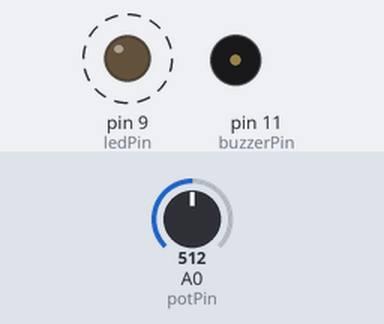
A sketch run on a simulated Arduino Uno, built with avr-gcc and run on an emulated ATmega328P. On the bench: output pins drawn as LEDs (lit = HIGH), buzzer (waves = sounding). Dashed ring = blinking. The test bench sets the inputs (shaded band); at power-on: A0 (potPin) = 512.

Above: at 1.8 s.
1.9 s: A0 (potPin) set to 0
At 3.3 s:
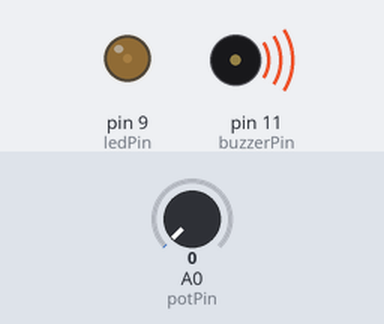
3.6 s: A0 (potPin) set to 122
At 3.9 s:
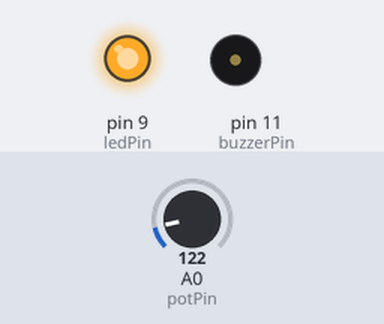
Timing chart, 0 to 13.1 s (numbered marks = the images above; inputs shaded):
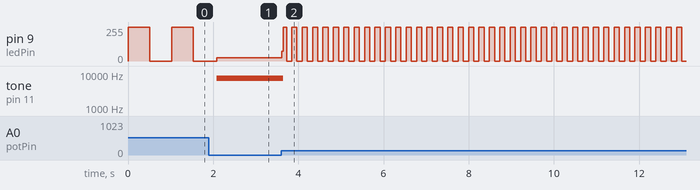

Measured:
- after the input at 1.9 s, tone on pin 11 (buzzerPin): silent → 7431 Hz after 0.19 s
- after the input at 3.6 s, pin 9 (ledPin): 25/255 → 75/255 at once, then moves between 0/255 and 255/255, repeating every 0.24 s; tone on pin 11 (buzzerPin): 7431 Hz → silent after 0.05 s
- by itself, pin 9 (ledPin): alternates 255/255 for 0.51 s and 0/255 for 0.51 s

The sketch:

Led_Potansiyometre_Buzzer.ino
```cpp
//Led-Potansiyometre-Buzzer
#define buzzerPin 11
#define ledPin 9
const int potPin=A0;

void setup() {
  pinMode(buzzerPin,OUTPUT);
  pinMode(ledPin,OUTPUT);
  pinMode(potPin,INPUT);
}

void loop() {

  int deger = analogRead(potPin);
  digitalWrite(buzzerPin,HIGH);
  digitalWrite(ledPin,HIGH);
  delay(deger);
  digitalWrite(buzzerPin,LOW);
  digitalWrite(ledPin,LOW);
  delay(deger);

}
```
